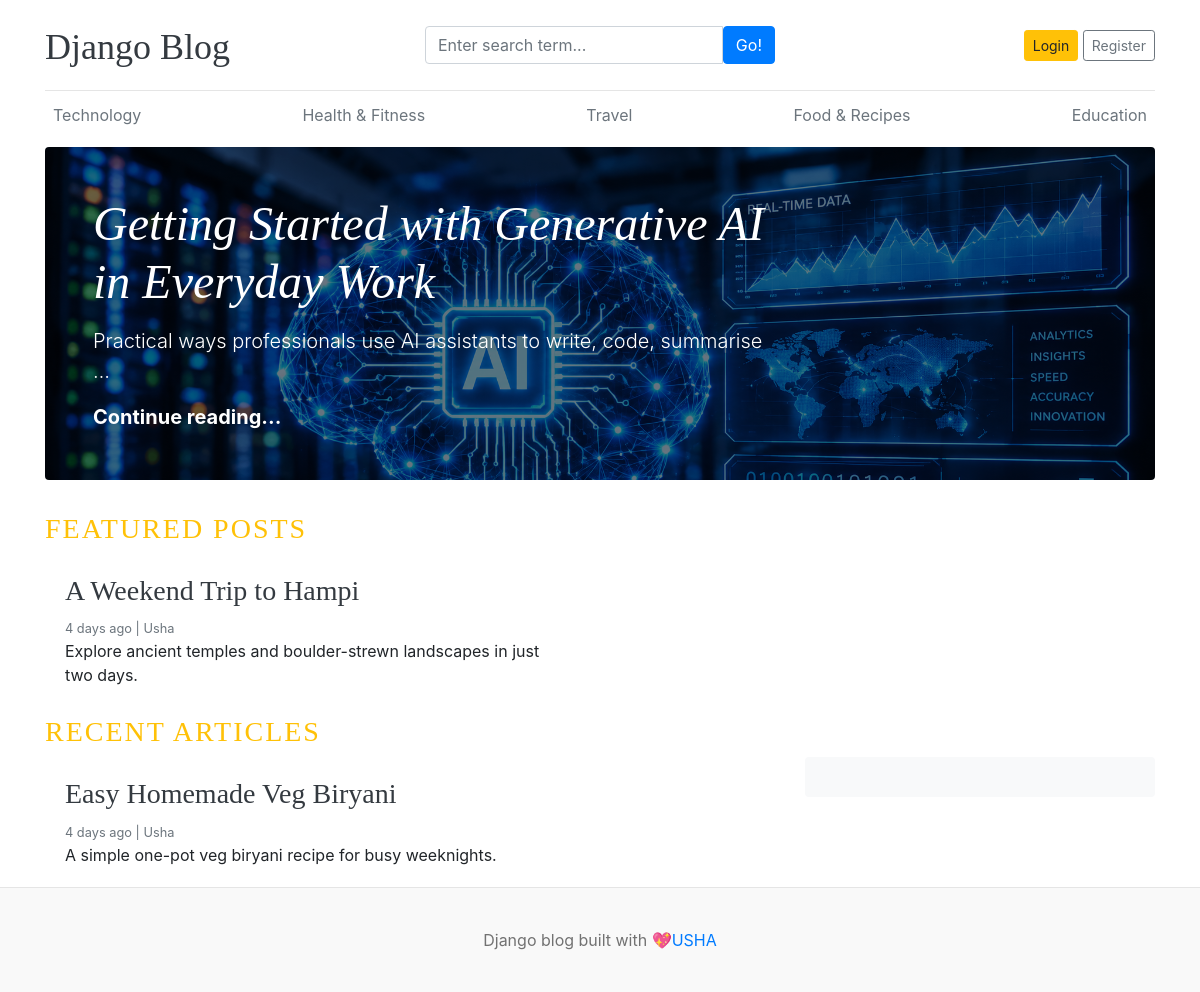
The app's page /, older data.
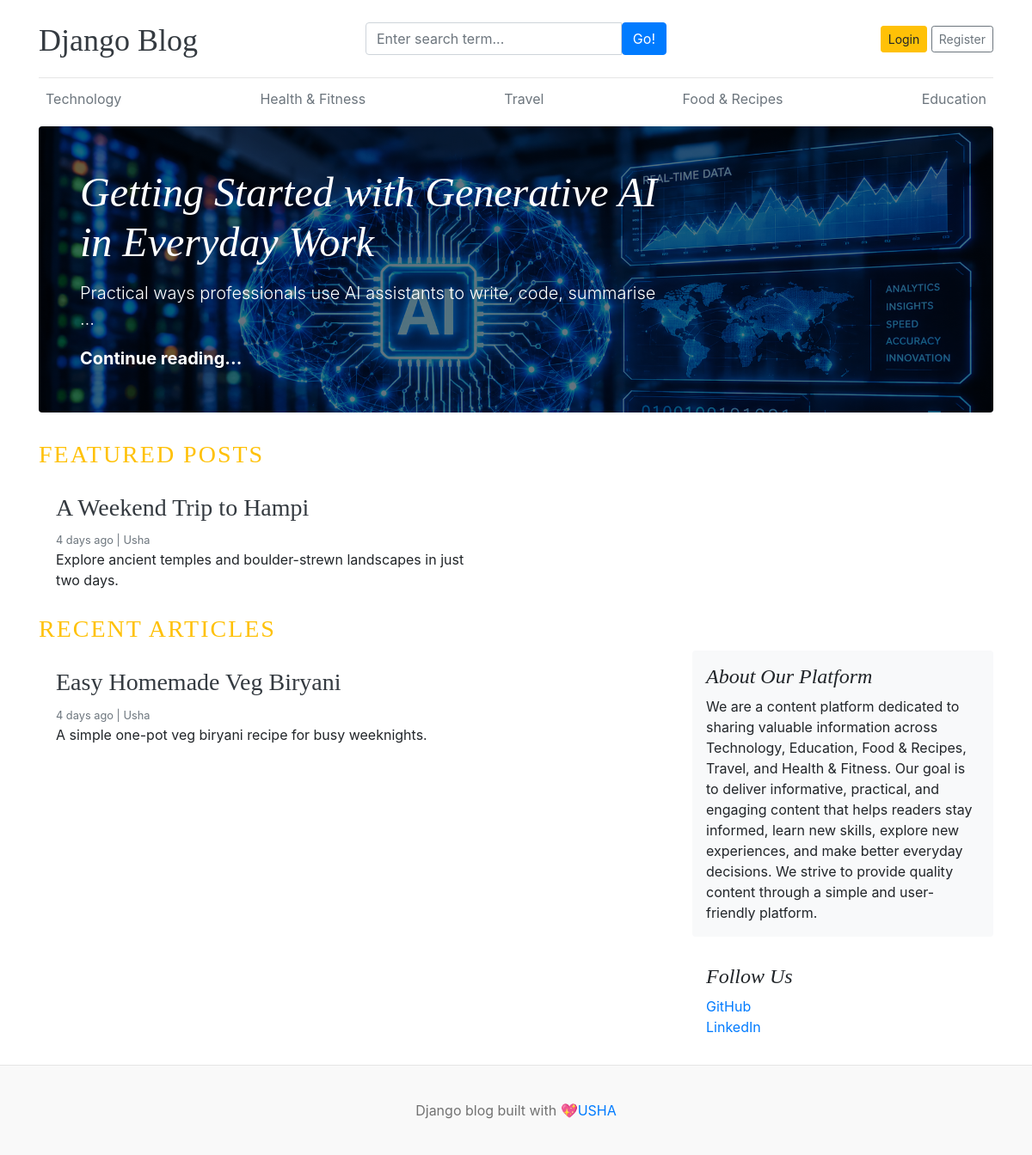
The same page, newer data.
### blogs/models.py (models this page shows, shortened)
class Category (models.Model):
    category_name=models.CharField(max_length=50,unique=True)
    created_at=models.DateTimeField(auto_now_add=True)
    updated_at=models.DateTimeField(auto_now=True)
    class Meta:
        verbose_name_plural='categories'
    def __str__(self):
        return self.category_name

class Blog(models.Model):
     title = models.CharField(max_length=100)
     slug =models.SlugField(max_length=150,unique=True,blank=True)
     category = models.ForeignKey(Category,on_delete=models.CASCADE)
     author = models.ForeignKey(User,on_delete=models.CASCADE)
     featured_image = models.ImageField(upload_to='uploads/%Y/%m/%d')
     short_description = models.TextField(max_length=500)
     blog_body = models.TextField(max_length=2000)
     status = models.CharField(max_length=20,choices=STATUS_CHOICES,default="Draft")
     is_featured = models.BooleanField(default=False)
     created_at = models.DateTimeField(auto_now_add=True)
     updated_at = models.DateTimeField(auto_now=True)
     def __str__(self):
         return self.title

class About(models.Model):
    about_heading = models.CharField(max_length=25)
    about_description = models.TextField(max_length=500)
    created_at=models.DateTimeField(auto_now_add=True)
    updated_at=models.DateTimeField(auto_now=True)
    class Meta:
        verbose_name_plural = 'About'

class SocialLink(models.Model):
    platform = models.CharField(max_length=25)
    link = models.URLField(max_length=100)
    created_at=models.DateTimeField(auto_now_add=True)
    updated_at=models.DateTimeField(auto_now=True)

### blog_main/views.py (the view)
# urls.py: 2. Add a URL to urlpatterns:  path('', views.home, name='home')
def home(request):
    featured_posts = Blog.objects.filter(is_featured=True , status='Published').order_by('updated_at')
    posts = Blog.objects.filter(is_featured=False,status='Published')
    print("FEATURED POSTS:", featured_posts)
    print("RECENT POSTS:", posts)
    try:
        about = About.objects.first()
    except :
        about = None
    context ={
        'featured_posts' : featured_posts,
        'posts' : posts,
        'about' :about,
    }
    return render(request,'home.html',context)

### blogs/context_processors.py (called while the page is built)
def get_categories(request):
    categories = Category.objects.all()
    return dict(categories=categories)

def get_social_links(request):
    social_links = SocialLink.objects.all()
    return dict(social_links = social_links)

### templates/home.html
{% extends 'base.html' %}
{% block content %}
{% for post in featured_posts %}
{% if forloop.first %}
<div class="jumbotron p-3 p-md-5 text-white rounded bg-dark"
  style="background-image: url({{ post.featured_image.url }});background-blend-mode: overlay;background-size:cover;">
  <div class="col-md-8 px-0">
    <h1 class="display-4 font-italic">{{post.title}}</h1>
    <p class="lead my-3">{{post.short_description | truncatewords:10 }}</p>
    <p class="lead mb-0"><a href="{% url 'blogs' post.slug %}" class="text-white font-weight-bold">Continue reading...</a></p>
  </div>
</div>
{% endif %}
{% endfor %}
<h3 class="text-uppercase text-warning" style="letter-spacing: 2px ;">Featured Posts</h3>
<div class="row mb-2">
  {% for post in featured_posts %}
  {% if not forloop.first %}
  <div class="col-md-6">
    <div class="card border-0">
      <div class="card-body">
        <h3><a href="{% url 'blogs' post.slug %}" class="text-dark">{{post.title}}</a></h3>
        <small class="mb-1 text-muted">{{post.created_at | timesince }} ago | {{post.author}}</small>
        <p class="card-text">{{post.short_description | truncatewords:25 }}</p>
      </div>
    </div>
  </div>
  {% endif %}
  {% endfor %}
</div>
<h3 class="text-uppercase text-warning" style="letter-spacing: 2px ;">Recent Articles</h3>
<main role="main" class="container p-0">
  <div class="row">
    <div class="col-md-8 blog-main">
      {% for post in posts %}
      <div class="card border-0">
        <div class="card-body">
          <h3><a href="{% url 'blogs' post.slug %}" class="text-dark">{{post.title}}</a></h3>
          <small class="mb-1 text-muted">{{post.created_at | timesince }} ago | {{post.author}}</small>
          <p class="card-text">{{post.short_description | truncatewords:25 }}</p>
        </div>
      </div>
      {% endfor %}
    </div>
    <aside class="col-md-4 blog-sidebar">
      <div class="p-3 mb-3 bg-light rounded">
        <h4 class="font-italic">{{about.about_heading}}</h4>
        <p class="mb-0">{{about.about_description}}</p>
      </div>
      {% if social_links %}
      <div class="p-3">
        <h4 class="font-italic">Follow Us</h4>
        <ol class="list-unstyled">
          {% for i in social_links %}
          <li><a href="{{i.link}}" target="_blank">{{i.platform}}</a></li>
          {% endfor %}
        </ol>
      </div>
      {% endif %}
    </aside>
  </div>
</main>
</div>
{% endblock %}

### templates/base.html (shortened to what this page needs)
{% load static %}
<!DOCTYPE html>
<html lang="en">
<head>
  <link href="https://stackpath.bootstrapcdn.com/bootstrap/4.5.2/css/bootstrap.min.css" rel="stylesheet">
  <link href="{% static 'css/blog.css' %}" rel="stylesheet">
</head>
<body>
  <div class="container">
    <header class="blog-header py-3">
      <div class="row flex-nowrap justify-content-between align-items-center">
        <div class="col-4 pt-1">
          <a class="blog-header-logo text-dark" href="/">Django Blog</a>
        </div>
        <div class="col-4">
          <form action="{% url 'search' %}" method="GET">
            <div class="input-group">
              <input class="form-control" type="text" name="keyword"value='{{ keyword }}' placeholder="Enter search term..."
                aria-label="Enter search">
                <button type="submit" class="btn btn-primary" id="button-search" type="button">Go!</button>
            </div>
          </form>
        </div>
        <div class="col-4 d-flex justify-content-end align-items-center">
          {% if not user.is_authenticated %}
          <a class="btn btn-sm btn-warning" href="{% url 'login' %}">Login</a>&nbsp;
          <a class="btn btn-sm btn-outline-secondary" href="{% url 'register' %}">Register</a>
          {% else %}
          <span>You are logged in as {{user}}</span>
          &emsp;
          <span><a href="{% url 'logout' %}">Logout</a> </span>
          {% endif %}
        </div>
      </div>
    </header>
    <div class="nav-scroller py-1 mb-2">
      <nav class="nav d-flex justify-content-between">
        {% for cat in categories %}
        <a class="p-2 text-muted" href="{% url 'posts_by_category' cat.id %}">{{ cat }}</a>
        {% endfor %}
      </nav>
    </div>
    {% block content %}
    {% endblock %}
    <footer class="blog-footer">
      <p>Django blog built with 💖<a href="#">USHA</a></p>
    </footer>
</body>

Row changes from the older to the newer data that the page shows:
added About: about_heading "About Our Platform", about_description "We are a content platform dedicated to sharing valuable information across Technology, Education, Food & Recipes, Travel, and Health & Fitness. Our goal is to deliver informative, practical, and engaging content that helps readers stay informed, learn new skills, explore new experiences, and make better everyday decisions. We strive to provide quality content through a simple and user-friendly platform."
added SocialLink: platform "GitHub"
added SocialLink: platform "LinkedIn"
Text that changed along with them:
text now shown: "Follow Us"
